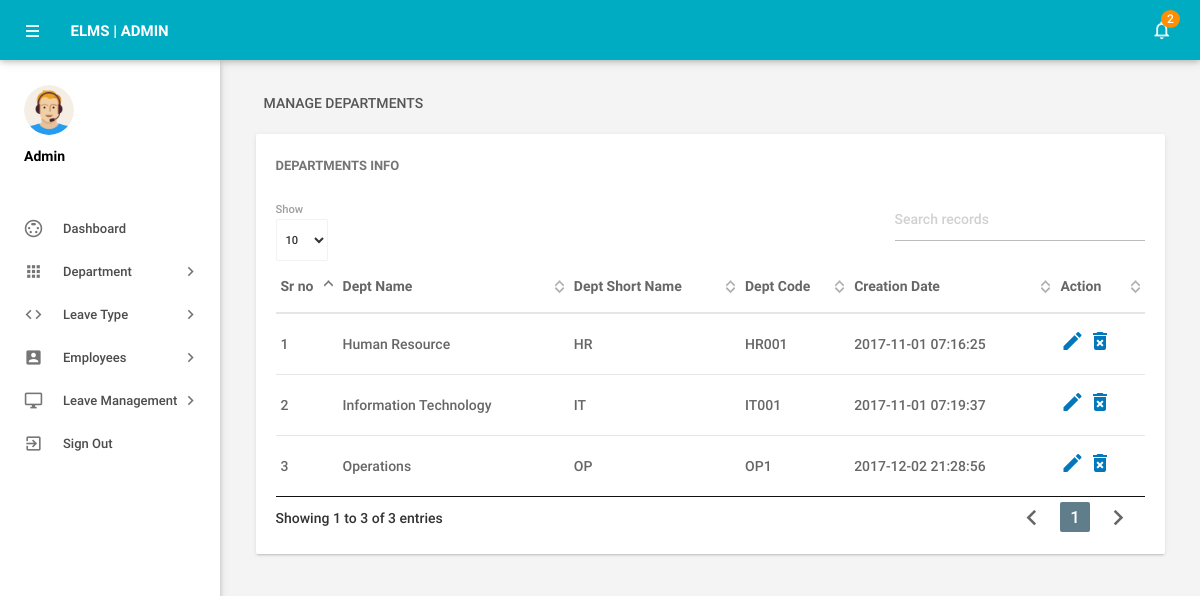
Before: /admin/managedepartments.php (signed in) with the older database file.
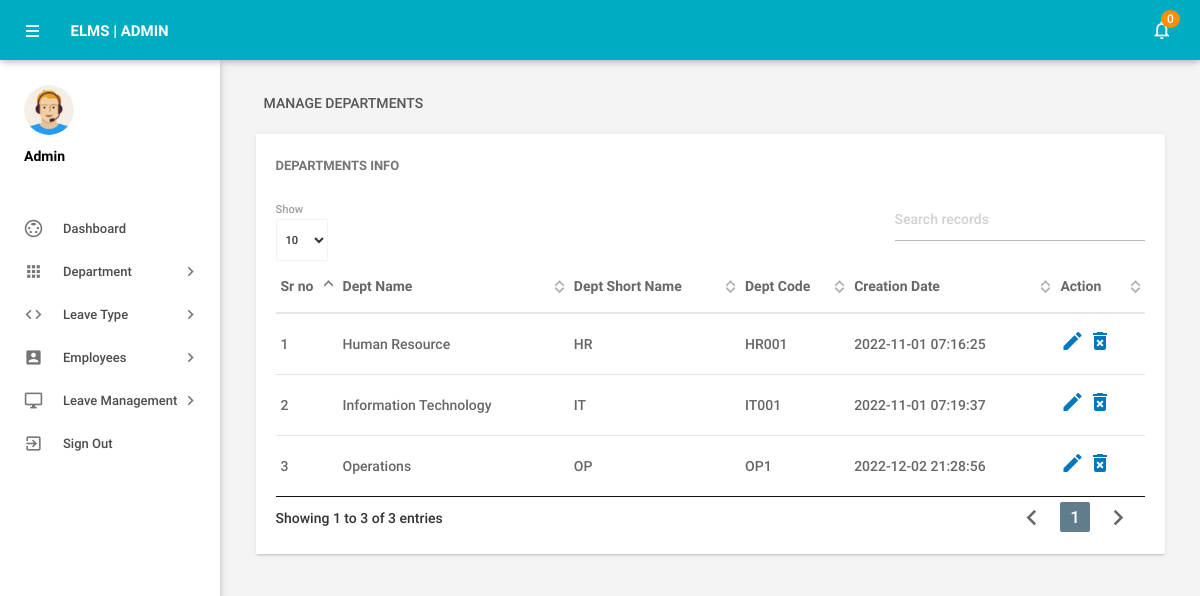
After: the same page with the newer database file.
### tables this page shows
CREATE TABLE `tbldepartments` (
  `id` int(11) NOT NULL,
  `DepartmentName` varchar(150) DEFAULT NULL,
  `DepartmentShortName` varchar(100) NOT NULL,
  `DepartmentCode` varchar(50) DEFAULT NULL,
  `CreationDate` timestamp NULL DEFAULT current_timestamp()
);

### admin/managedepartments.php (the view, shortened to what this page needs)
<?php
include('includes/config.php');
if(strlen($_SESSION['alogin'])==0)
    {
header('location:index.php');
}
else{
    ?>
<!DOCTYPE html>
<html lang="en">
    <head>
        <link type="text/css" rel="stylesheet" href="../assets/plugins/materialize/css/materialize.min.css"/>
        <link href="../assets/plugins/material-preloader/css/materialPreloader.min.css" rel="stylesheet">
        <link href="../assets/plugins/datatables/css/jquery.dataTables.min.css" rel="stylesheet">
        <link href="../assets/css/alpha.min.css" rel="stylesheet" type="text/css"/>
        <link href="../assets/css/custom.css" rel="stylesheet" type="text/css"/>
    </head>
    <body>
       <?php include('includes/header.php');?>
       <?php include('includes/sidebar.php');?>
            <main class="mn-inner">
                <div class="row">
                    <div class="col s12">
                        <div class="page-title">Manage Departments</div>
                    </div>
                    <div class="col s12 m12 l12">
                        <div class="card">
                            <div class="card-content">
                                <span class="card-title">Departments Info</span>
                                <table id="example" class="display responsive-table ">
                                    <thead>
                                        <tr>
                                            <th>Sr no</th>
                                            <th>Dept Name</th>
                                            <th>Dept Short Name</th>
                                            <th>Dept Code</th>
                                            <th>Creation Date</th>
                                            <th>Action</th>
                                        </tr>
                                    </thead>
                                    <tbody>
<?php $sql = "SELECT * from tbldepartments";
$query = $dbh -> prepare($sql);
$query->execute();
$results=$query->fetchAll(PDO::FETCH_OBJ);
$cnt=1;
if($query->rowCount() > 0)
{
foreach($results as $result)
{               ?>
                                        <tr>
                                            <td> <?php echo htmlentities($cnt);?></td>
                                            <td><?php echo htmlentities($result->DepartmentName);?></td>
                                            <td><?php echo htmlentities($result->DepartmentShortName);?></td>
                                            <td><?php echo htmlentities($result->DepartmentCode);?></td>
                                            <td><?php echo htmlentities($result->CreationDate);?></td>
                                            <td><a href="editdepartment.php?deptid=<?php echo htmlentities($result->id);?>"><i class="material-icons">mode_edit</i></a><a href="managedepartments.php?del=<?php echo htmlentities($result->id);?>" onclick="return confirm('Do you want to delete');"> <i class="material-icons">delete_forever</i></a></td>
                                        </tr>
                                         <?php $cnt++;} }?>
                                    </tbody>
                                </table>
                            </div>
                        </div>
                    </div>
                </div>
            </main>
        </div>
        <div class="left-sidebar-hover"></div>
    </body>
</html>
<?php } ?>

### admin/includes/header.php (shortened to what this page needs)
        <div class="mn-content fixed-sidebar">
            <header class="mn-header navbar-fixed">
                <nav class="cyan darken-1">
                    <div class="nav-wrapper row">
                        <section class="material-design-hamburger navigation-toggle">
                            <a href="#" data-activates="slide-out" class="button-collapse show-on-large material-design-hamburger__icon">
                                <span class="material-design-hamburger__layer"></span>
                            </a>
                        </section>
                        <div class="header-title col s3">
                            <span class="chapter-title">ELMS | Admin</span>
                        </div>
                        <ul class="right col s9 m3 nav-right-menu">
                            <li class="hide-on-small-and-down"><a href="javascript:void(0)" data-activates="dropdown1" class="dropdown-button dropdown-right show-on-large"><i class="material-icons">notifications_none</i>
<?php
$isread=0;
$sql = "SELECT id from tblleaves where IsRead=:isread";
$query = $dbh -> prepare($sql);
$query->bindParam(':isread',$isread,PDO::PARAM_STR);
$query->execute();
$unreadcount=$query->rowCount();?>
                                <span class="badge"><?php echo htmlentities($unreadcount);?></span></a></li>
                        </ul>
                    </div>
                </nav>
            </header>

Changed rows visible on the page:
changed tbldepartments "Human Resource": CreationDate "2017-11-01 07:16:25" → "2022-11-01 07:16:25"
changed tbldepartments "Information Technology": CreationDate "2017-11-01 07:19:37" → "2022-11-01 07:19:37"
changed tbldepartments "Operations": CreationDate "2017-12-02 21:28:56" → "2022-12-02 21:28:56"
Other visible differences:
$unreadcount: "2" → "0"
